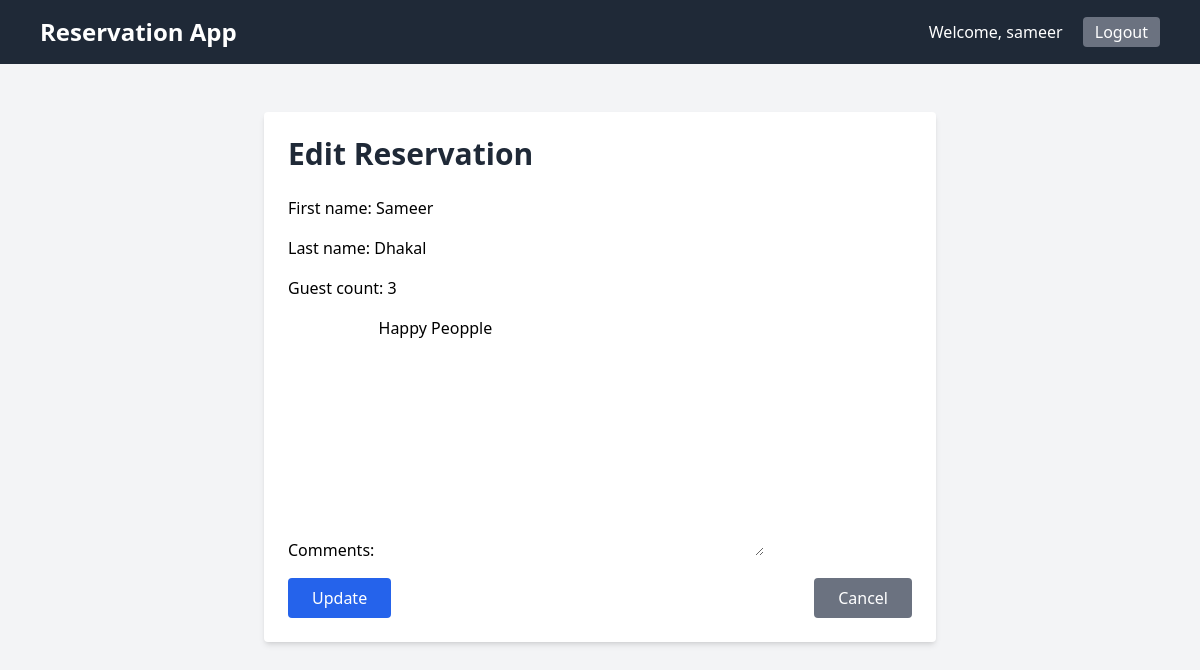
Screenshot of /app/edit/2/ (signed in) with the database file from the repository.
### app/models.py (models this page shows, shortened)
class Reservation(models.Model):
    user = models.ForeignKey(User, on_delete=models.CASCADE)
    first_name = models.CharField(max_length=50)
    last_name = models.CharField(max_length=50)
    guest_count = models.PositiveIntegerField()
    comments = models.TextField(blank=True, null=True)
    date_created = models.DateTimeField(auto_now_add=True)

### app/views.py (the view)
# urls.py: path('edit/<int:pk>/', views.update_reservation, name='update'),
@login_required
def update_reservation(request, pk):
    reservation = get_object_or_404(Reservation, pk=pk, user=request.user)
    form = ReservationForm(request.POST or None, instance=reservation)
    if form.is_valid():
        form.save()
        return redirect('home')
    return render(request, 'form.html', {'form': form})

### app/forms.py
class ReservationForm(forms.ModelForm):
    class Meta:
        model = Reservation
        fields = ['first_name', 'last_name', 'guest_count', 'comments']

### app/templates/form.html (shortened to what this page needs)
{% extends 'base.html' %}
{% block content %}
<div class="max-w-2xl mx-auto p-6 bg-white rounded shadow-md">
    <h1 class="text-3xl font-bold text-gray-800 mb-6">
        {% if form.instance.pk %}Edit Reservation{% else %}Add New Reservation{% endif %}
    </h1>
    <form method="post" class="space-y-4">
        {{ form.as_p }}
        <div class="flex justify-between mt-4">
            <button type="submit" class="bg-blue-600 hover:bg-blue-700 text-white py-2 px-6 rounded">
                {% if form.instance.pk %}Update{% else %}Save{% endif %}
            </button>
            <a href="{% url 'home' %}" class="bg-gray-500 hover:bg-gray-700 text-white py-2 px-6 rounded">Cancel</a>
        </div>
    </form>
</div>
{% endblock %}

### app/templates/base.html (shortened to what this page needs)
<!DOCTYPE html>
<html lang="en">
<head>
    <script src="https://cdn.tailwindcss.com"></script>
</head>
<body class="bg-gray-100 min-h-screen flex flex-col">
    <nav class="bg-gray-800 text-white py-4">
        <div class="max-w-6xl mx-auto flex justify-between items-center px-4">
            <a href="{% url 'home' %}" class="text-2xl font-bold">Reservation App</a>
            <div>
                {% if user.is_authenticated %}
                    <span class="mr-4">Welcome, {{ user.username }}</span>
                    <a href="{% url 'logout' %}" class="bg-gray-500 hover:bg-gray-700 py-1 px-3 rounded">Logout</a>
                {% else %}
                    <a href="{% url 'login' %}" class="mr-2 hover:underline">Login</a>
                    <a href="{% url 'register' %}" class="hover:underline">Register</a>
                {% endif %}
            </div>
        </div>
    </nav>
    <main class="flex-1 max-w-6xl mx-auto w-full px-4 py-6">
        {% block content %}{% endblock %}
    </main>
</body>
</html>

### rows the page displays
Reservation: first_name "Sameer", last_name "Dhakal", guest_count "3", comments "Happy Peopple"

### other values shown
{{ user.username }} "sameer"
